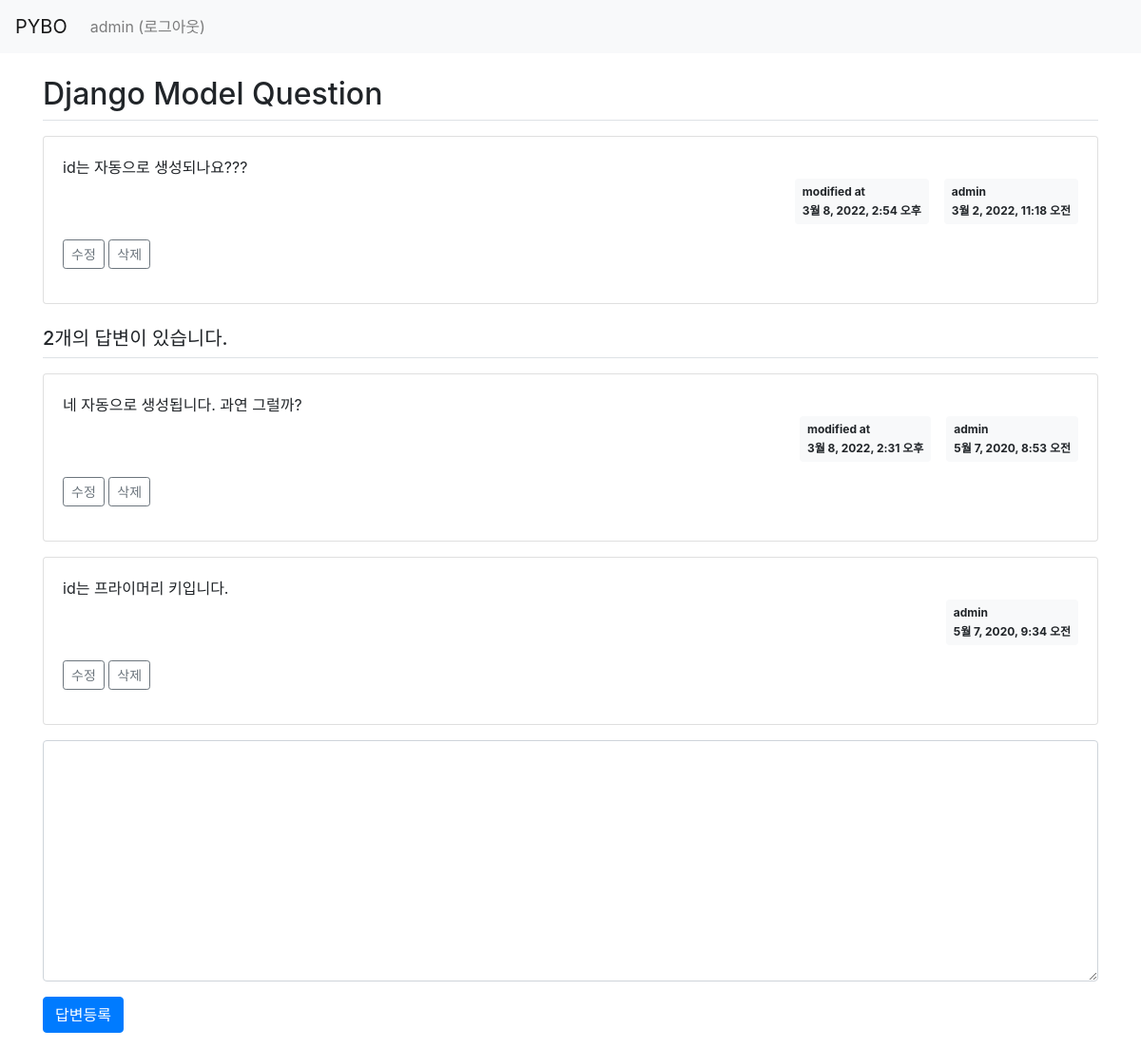
Screenshot of /pybo/2/ (signed in) with the database file from the repository.
### pybo/models.py (models this page shows, shortened)
class Question(models.Model):
    author = models.ForeignKey(User, on_delete=models.CASCADE)
    subject = models.CharField(max_length=200)
    content = models.TextField()
    create_date = models.DateTimeField()
    modify_date = models.DateTimeField(null=True, blank=True)

class Answer(models.Model):
    author = models.ForeignKey(User, on_delete=models.CASCADE)
    question = models.ForeignKey(Question, on_delete=models.CASCADE)
    content = models.TextField()
    create_date = models.DateTimeField()
    modify_date = models.DateTimeField(null=True, blank=True)

### pybo/views.py (the view)
# urls.py: path('<int:question_id>/', views.detail, name='detail'),
def detail(request, question_id):
    question = get_object_or_404(Question, pk=question_id)
    context = {'question': question}
    return render(request, 'pybo/question_detail.html', context)

### templates/pybo/question_detail.html (shortened to what this page needs)
{% extends 'base.html' %}
{% block content %}
<div class="container my-3">
    <h2 class="border-bottom py-2">{{ question.subject }}</h2>
    <div class="card my-3">
        <div class="card-body">
            <div class="card-text" style="white-space: pre-line;">{{ question.content }}</div>
            <div class="d-flex justify-content-end">
                {% if question.modify_date %}
                <div class="badge badge-light p-2 text-left mx-3">
                    <div class="mb-2">modified at</div>
                    <div>{{ question.modify_date }}</div>
                </div>
                {% endif %}
                <div class="badge badge-light p-2 text-left">
                    <div class="mb-2">{{question.author.username}}</div>
                    <div>{{ question.create_date }}</div>
                </div>
            </div>
            {% if request.user == question.author %}
            <div class="my-3">
                <a href="{% url 'pybo:question_modify' question.id %}"
                   class="btn btn-sm btn-outline-secondary">수정</a>
                <a href="#" class="delete btn btn-sm btn-outline-secondary"
                   data-uri="{% url 'pybo:question_delete' question.id %}">삭제</a>
            </div>
            {% endif %}
        </div>
    </div>
    <h5 class="border-bottom my-3 py-2">{{question.answer_set.count}}개의 답변이 있습니다.</h5>
    {% for answer in question.answer_set.all %}
    <div class="card my-3">
        <div class="card-body">
            <div class="card-text" style="white-space: pre-line;">{{ answer.content }}</div>
            <div class="d-flex justify-content-end">
                {% if answer.modify_date %}
                <div class="badge badge-light p-2 text-left mx-3">
                    <div class="mb-2">modified at</div>
                    <div>{{ answer.modify_date }}</div>
                </div>
                {% endif %}
                <div class="badge badge-light p-2 text-left">
                    <div class="mb-2">{{answer.author.username}}</div>
                    <div>{{ answer.create_date }}</div>
                </div>
            </div>
            {% if request.user == answer.author %}
            <div class="my-3">
                <a href="{% url 'pybo:answer_modify' answer.id %}"
                   class="btn btn-sm btn-outline-secondary">수정</a>
                <a href="#" class="delete btn btn-sm btn-outline-secondary "
                   data-uri="{% url 'pybo:answer_delete' answer.id %}">삭제</a>
            </div>
            {% endif %}
        </div>
    </div>
    {% endfor %}
    <form action="{% url 'pybo:answer_create' question.id %}" method="post" class="my-3">
        <div class="form-group">
            <textarea {% if not user.is_authenticated %}disabled{% endif %}
                    name="content" id="content" class="form-control" rows="10"></textarea>
        </div>
        <input type="submit" value="답변등록" class="btn btn-primary">
    </form>
</div>
{% endblock %}

### templates/navbar.html (shortened to what this page needs)
<nav class="navbar navbar-expand-lg navbar-light bg-light border-bottem">
    <a class="navbar-brand" href="{% url 'pybo:index' %}">PYBO</a>
    <div class="collapse navbar-collapse flex-grow-0" id="navbarNav">
        <ul class="navbar-nav">
            <li class="nav-item">
                {% if user.is_authenticated %}
                <a class="nav-link" href="{% url 'common:logout' %}">{{ user.username }} (로그아웃)</a>
                {% else %}
                <a class="nav-link" href="{% url 'common:login' %}">로그인</a>
                {% endif %}
            </li>
        </ul>
    </div>
</nav>

### rows the page displays
Question: subject "Django Model Question", content "id는 자동으로 생성되나요???", modify_date "3월 8, 2022, 2:54 오후", author.username "admin", create_date "3월 2, 2022, 11:18 오전", answer_set.count "2"
Answer: content "네 자동으로 생성됩니다. 과연 그럴까?", modify_date "3월 8, 2022, 2:31 오후", author.username "admin", create_date "5월 7, 2020, 8:53 오전", shows "수정"
Answer: content "id는 프라이머리 키입니다.", author.username "admin", create_date "5월 7, 2020, 9:34 오전", shows "수정"

### other values shown
{{ user.username }} "admin"
